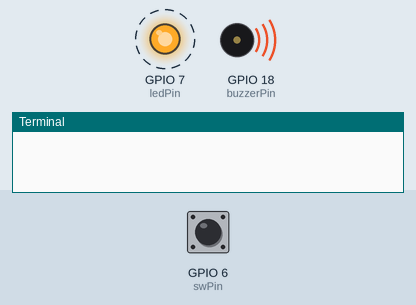
Recording of a program running on a simulated Raspberry Pi (BCM pin numbers). On the bench: output pins drawn as LEDs (lit = HIGH), buzzer (waves = sounding), the last lines printed to the terminal. Dashed ring = blinking. The test bench sets the inputs (shaded band); at power-on: GPIO 6 (swPin) HIGH.

Above: at 1.25 s.
1.3 s: GPIO 6 (swPin) pulled LOW for 0.15 s
At 1.45 s:
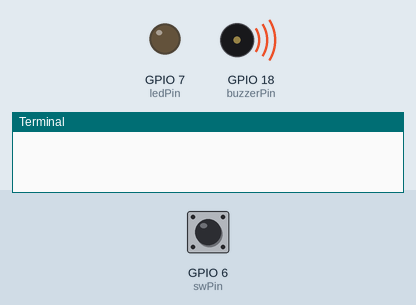
At 3.0 s:
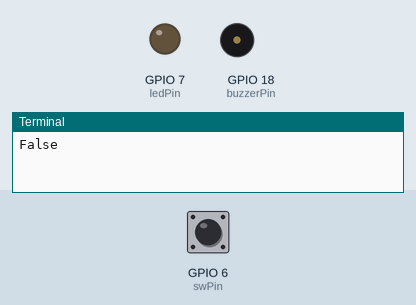
Timing chart, 0 to 4.5 s (numbered marks = the images above; inputs shaded):
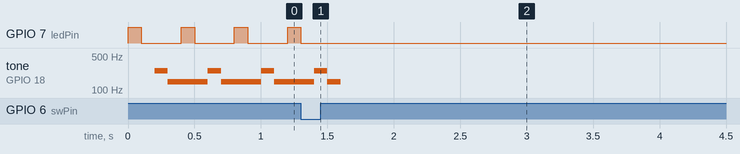

The program:

inTest2.py
```python
import RPi.GPIO as GPIO
import time

swPin = 6
ledPin = 7
buzzerPin = 18
flag = True
GPIO.setmode(GPIO.BCM)
GPIO.setup(swPin, GPIO.IN)
GPIO.setup(ledPin, GPIO.OUT)
GPIO.setup(buzzerPin, GPIO.OUT)

melody = [247, 147]
buzz = GPIO.PWM(buzzerPin, 440)

def my_callback(channel):
	global flag
	if flag == False:
		print(flag)
	else:
		flag = False
		print(flag)

GPIO.add_event_detect(swPin, GPIO.RISING, callback = my_callback)

try:
	while True:
		if flag == True:
			GPIO.output(ledPin, GPIO.HIGH)
			time.sleep(0.1)
			GPIO.output(ledPin, GPIO.LOW)
			time.sleep(0.1)
			buzz.start(50)
			for i in range(0, len(melody)):
				buzz.ChangeFrequency(melody[i])
				time.sleep(0.1)
		else:
			GPIO.output(ledPin, GPIO.LOW)
			buzz.stop()
except KeyboardInterrupt:
	GPIO.cleanup()
```

Measured:
- after the input at 1.3 s, GPIO 7 (ledPin): goes on until 1.3 s, then stays LOW
- by itself, GPIO 7 (ledPin): alternates HIGH for 0.10 s and LOW for 0.30 s
